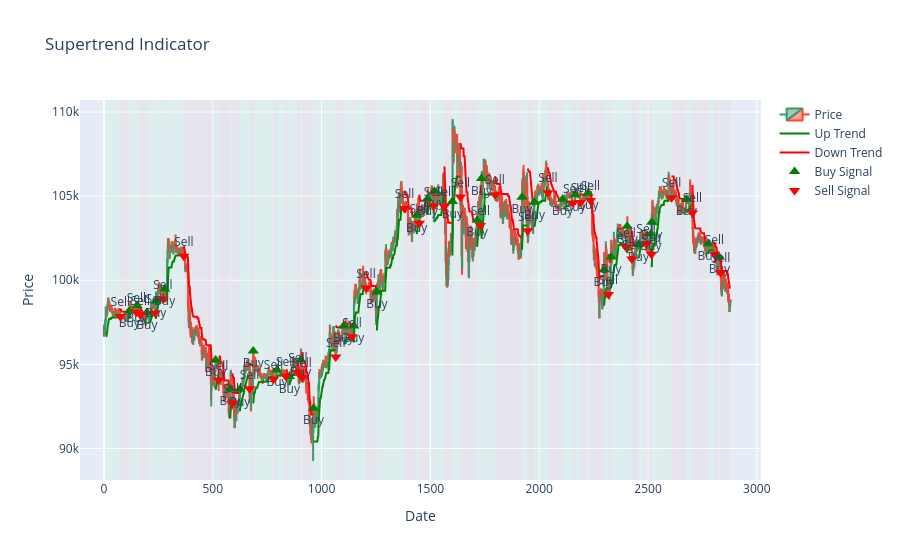

Notebook source saved alongside this figure:
### Code cell
import numpy as np
import pandas as pd
import plotly.graph_objects as go

def calculate_supertrend(df, period=10, multiplier=3.0, changeATR=True):
    """
    Calculates the Supertrend indicator.
    
    Parameters:
      df: DataFrame with columns 'Open', 'High', 'Low', 'Close'
      period: ATR period (default 10)
      multiplier: ATR multiplier (default 3.0)
      changeATR: if True, use Wilder's ATR smoothing; if False, use simple moving average of TR
      
    Returns:
      DataFrame with added columns:
        - hl2: average of high and low
        - tr: true range
        - atr: the chosen ATR
        - basic_ub / basic_lb: preliminary upper/lower bands
        - final_ub / final_lb: adjusted bands (up and dn in PineScript)
        - trend: 1 for uptrend, -1 for downtrend
        - buy_signal: True when a buy condition occurs
        - sell_signal: True when a sell condition occurs
    """
    df = df.copy()
    df['hl2'] = (df['High'] + df['Low']) / 2.0

    # Calculate True Range (TR)
    df['prev_close'] = df['Close'].shift(1)
    df['tr'] = np.maximum(df['High'] - df['Low'],
                          np.maximum(np.abs(df['High'] - df['prev_close']),
                                     np.abs(df['Low'] - df['prev_close'])))
    # Set the first TR value as High - Low
    df.loc[df.index[0], 'tr'] = df.loc[df.index[0], 'High'] - df.loc[df.index[0], 'Low']

    # Calculate ATR: either Wilder ATR or SMA of TR based on changeATR flag
    atr = np.full(len(df), np.nan)
    if changeATR:
        # Wilder ATR smoothing: first valid ATR is the SMA of the first 'period' TR values
        for i in range(len(df)):
            if i == period - 1:
                atr[i] = df['tr'].iloc[:period].mean()
            elif i >= period:
                atr[i] = (atr[i-1] * (period - 1) + df['tr'].iloc[i]) / period
    else:
        # Use simple moving average of TR over the period (for each index, average of available values)
        atr = df['tr'].rolling(window=period, min_periods=1).mean().values
    df['atr'] = atr

    # Calculate the basic upper and lower bands (like the "up" and "dn" lines before recursive adjustments)
    df['basic_ub'] = df['hl2'] - multiplier * df['atr']
    df['basic_lb'] = df['hl2'] + multiplier * df['atr']

    # Initialize final bands (the recursive adjustment)
    final_ub = np.zeros(len(df))
    final_lb = np.zeros(len(df))
    for i in range(len(df)):
        if i == 0:
            final_ub[i] = df['basic_ub'].iloc[i]
            final_lb[i] = df['basic_lb'].iloc[i]
        else:
            prev_final_ub = final_ub[i-1]
            prev_final_lb = final_lb[i-1]
            # For upper band: if previous close > previous final_ub then take the maximum; otherwise, use the basic value
            if df['Close'].iloc[i-1] > prev_final_ub:
                final_ub[i] = max(df['basic_ub'].iloc[i], prev_final_ub)
            else:
                final_ub[i] = df['basic_ub'].iloc[i]
            # For lower band: if previous close < previous final_lb then take the minimum; otherwise, use the basic value
            if df['Close'].iloc[i-1] < prev_final_lb:
                final_lb[i] = min(df['basic_lb'].iloc[i], prev_final_lb)
            else:
                final_lb[i] = df['basic_lb'].iloc[i]
    df['final_ub'] = final_ub  # corresponds to the "up" line in PineScript
    df['final_lb'] = final_lb  # corresponds to the "dn" line in PineScript

    # Determine trend direction using the recursive logic:
    # If the previous trend was down (-1) and current close > previous final_lb, then trend becomes up (1)
    # Else if previous trend was up (1) and current close < previous final_ub, then trend becomes down (-1)
    trend = np.zeros(len(df))
    trend[0] = 1  # initialize the first value as uptrend
    for i in range(1, len(df)):
        prev_trend = trend[i-1]
        if prev_trend == -1 and df['Close'].iloc[i] > final_lb[i-1]:
            trend[i] = 1
        elif prev_trend == 1 and df['Close'].iloc[i] < final_ub[i-1]:
            trend[i] = -1
        else:
            trend[i] = prev_trend
    df['trend'] = trend

    # Generate buy/sell signals
    df['buy_signal'] = (df['trend'] == 1) & (df['trend'].shift(1) == -1)
    df['sell_signal'] = (df['trend'] == -1) & (df['trend'].shift(1) == 1)
    
    return df

def plot_supertrend(df, showsignals=True, highlighting=True):
    """
    Plots the price candlesticks with the Supertrend indicator using Plotly.
    
    Parameters:
      df: DataFrame that includes columns: Open, High, Low, Close, final_ub, final_lb, trend, buy_signal, sell_signal
      showsignals: if True, markers for Buy/Sell signals are displayed
      highlighting: if True, colored vertical bands are added based on the trend direction
    """
    fig = go.Figure()

    # Candlestick price chart
    fig.add_trace(go.Candlestick(
        x=df.index,
        open=df['Open'],
        high=df['High'],
        low=df['Low'],
        close=df['Close'],
        name='Price'
    ))

    # Supertrend lines:
    # Up trend: when trend==1, we plot final_ub; Down trend: when trend==-1, plot final_lb.
    up_line = np.where(df['trend'] == 1, df['final_ub'], np.nan)
    dn_line = np.where(df['trend'] == -1, df['final_lb'], np.nan)
    
    fig.add_trace(go.Scatter(
        x=df.index, y=up_line,
        mode='lines',
        line=dict(color='green', width=2),
        name='Up Trend'
    ))
    fig.add_trace(go.Scatter(
        x=df.index, y=dn_line,
        mode='lines',
        line=dict(color='red', width=2),
        name='Down Trend'
    ))

    # Plot Buy/Sell signals as markers
    if showsignals:
        buy_signals = df[df['buy_signal']]
        sell_signals = df[df['sell_signal']]
        fig.add_trace(go.Scatter(
            x=buy_signals.index,
            y=buy_signals['Close'],
            mode='markers+text',
            marker=dict(color='green', size=10, symbol='triangle-up'),
            text=['Buy'] * len(buy_signals),
            textposition='bottom center',
            name='Buy Signal'
        ))
        fig.add_trace(go.Scatter(
            x=sell_signals.index,
            y=sell_signals['Close'],
            mode='markers+text',
            marker=dict(color='red', size=10, symbol='triangle-down'),
            text=['Sell'] * len(sell_signals),
            textposition='top center',
            name='Sell Signal'
        ))

    # Optional highlighting: add vertical bands showing the trend (green for uptrend, red for downtrend)
    if highlighting:
        # Identify regions where the trend is constant
        trend_changes = df['trend'].diff().fillna(0) != 0
        start_idx = df.index[0]
        current_trend = df['trend'].iloc[0]
        for i in range(1, len(df)):
            if trend_changes.iloc[i]:
                end_idx = df.index[i-1]
                color = 'rgba(0, 255, 0, 0.1)' if current_trend == 1 else 'rgba(255, 0, 0, 0.1)'
                fig.add_vrect(x0=start_idx, x1=end_idx, fillcolor=color, opacity=0.3, line_width=0)
                start_idx = df.index[i]
                current_trend = df['trend'].iloc[i]
        # Add the final region
        end_idx = df.index[-1]
        color = 'rgba(0, 255, 0, 0.1)' if current_trend == 1 else 'rgba(255, 0, 0, 0.1)'
        fig.add_vrect(x0=start_idx, x1=end_idx, fillcolor=color, opacity=0.3, line_width=0)

    fig.update_layout(
        title='Supertrend Indicator',
        xaxis_title='Date',
        yaxis_title='Price',
        xaxis_rangeslider_visible=False
    )

    fig.show()

# -------------------------------
# Example usage:
# -------------------------------
if __name__ == "__main__":
    # Replace this section with your own data input.
    # For example, load data from a CSV with columns: Date, Open, High, Low, Close
    # df = pd.read_csv('data.csv', parse_dates=['Date'], index_col='Date')
    
    # For demonstration, we generate synthetic OHLC data.
    df=pd.read_csv('bitcoin30days.csv')
    
    # Calculate the Supertrend indicator
    df_st = calculate_supertrend(df, period=10, multiplier=3.0, changeATR=True)
    
    # Plot the candlestick chart with the Supertrend overlay, buy/sell signals, and background highlighting.
    plot_supertrend(df_st, showsignals=True, highlighting=True)

### Figure 1 — Plotly figure (JSON) as saved in the notebook; plotly's stock layout.template omitted (floating-point values rounded to 4 significant figures; data arrays with more than 128 entries replaced by an {"elided": "..."} marker saying what was removed)
{"data": [{"close": {"elided": "2880 float values"}, "high": {"elided": "2880 float values"}, "low": {"elided": "2880 float values"}, "name": "Price", "open": {"elided": "2880 float values"}, "type": "candlestick", "x": {"elided": "2880 int values"}}, {"line": {"color": "green", "width": 2}, "mode": "lines", "name": "Up Trend", "type": "scatter", "x": {"elided": "2880 int values"}, "y": {"elided": "2880 float values"}}, {"line": {"color": "red", "width": 2}, "mode": "lines", "name": "Down Trend", "type": "scatter", "x": {"elided": "2880 int values"}, "y": {"elided": "2880 float values"}}, {"marker": {"color": "green", "size": 10, "symbol": "triangle-up"}, "mode": "markers+text", "name": "Buy Signal", "text": ["Buy", "Buy", "Buy", "Buy", "Buy", "Buy", "Buy", "Buy", "Buy", "Buy", "Buy", "Buy", "Buy", "Buy", "Buy", "Buy", "Buy", "Buy", "Buy", "Buy", "Buy", "Buy", "Buy", "Buy", "Buy", "Buy", "Buy", "Buy", "Buy", "Buy", "Buy", "Buy", "Buy", "Buy", "Buy", "Buy"], "textposition": "bottom center", "type": "scatter", "x": [116, 152, 197, 238, 279, 513, 580, 624, 686, 795, 852, 904, 963, 1101, 1148, 1254, 1437, 1487, 1518, 1601, 1715, 1735, 1921, 1978, 2107, 2165, 2224, 2298, 2330, 2404, 2456, 2513, 2517, 2676, 2776, 2828], "y": [98170.0, 98490.0, 98090.0, 98760.0, 99490.0, 95260.0, 93540.0, 93520.0, 95790.0, 94660.0, 94290.0, 95260.0, 92400.0, 97280.0, 97290.0, 99300.0, 103860, 104800.0, 105300.0, 104700.0, 103600.0, 106000.0, 104900.0, 104600.0, 104800.0, 105100.0, 105200.0, 100600.0, 101400.0, 103200.0, 102100.0, 102800.0, 103400.0, 104800.0, 102200.0, 101400.0]}, {"marker": {"color": "red", "size": 10, "symbol": "triangle-down"}, "mode": "markers+text", "name": "Sell Signal", "text": ["Sell", "Sell", "Sell", "Sell", "Sell", "Sell", "Sell", "Sell", "Sell", "Sell", "Sell", "Sell", "Sell", "Sell", "Sell", "Sell", "Sell", "Sell", "Sell", "Sell", "Sell", "Sell", "Sell", "Sell", "Sell", "Sell", "Sell", "Sell", "Sell", "Sell", "Sell", "Sell", "Sell", "Sell", "Sell", "Sell", "Sell"], "textposition": "top center", "type": "scatter", "x": [75, 149, 167, 235, 271, 367, 527, 590, 669, 779, 835, 891, 910, 1065, 1140, 1204, 1381, 1449, 1514, 1564, 1638, 1730, 1797, 1947, 2040, 2154, 2189, 2235, 2318, 2399, 2426, 2491, 2516, 2608, 2704, 2805, 2834], "y": [97850, 98100, 97950.0, 98050.0, 98880.0, 101400.0, 94080.0, 92690.0, 93548, 94110.0, 94310.0, 94510.0, 94220.0, 95440.0, 96640.0, 99540, 104300.0, 103386, 104400.0, 104400.0, 105000.0, 103300.0, 105100.0, 102900.0, 105200.0, 104600.0, 104600.0, 104700.0, 99150.0, 102000.0, 101300.0, 102200.0, 101500.0, 104900.0, 104000.0, 101600.0, 100500.0]}], "layout": {"shapes": [{"fillcolor": "rgba(0, 255, 0, 0.1)", "line": {"width": 0}, "opacity": 0.3, "type": "rect", "x0": 0, "x1": 74, "xref": "x", "y0": 0, "y1": 1, "yref": "y domain"}, {"fillcolor": "rgba(255, 0, 0, 0.1)", "line": {"width": 0}, "opacity": 0.3, "type": "rect", "x0": 75, "x1": 115, "xref": "x", "y0": 0, "y1": 1, "yref": "y domain"}, {"fillcolor": "rgba(0, 255, 0, 0.1)", "line": {"width": 0}, "opacity": 0.3, "type": "rect", "x0": 116, "x1": 148, "xref": "x", "y0": 0, "y1": 1, "yref": "y domain"}, {"fillcolor": "rgba(255, 0, 0, 0.1)", "line": {"width": 0}, "opacity": 0.3, "type": "rect", "x0": 149, "x1": 151, "xref": "x", "y0": 0, "y1": 1, "yref": "y domain"}, {"fillcolor": "rgba(0, 255, 0, 0.1)", "line": {"width": 0}, "opacity": 0.3, "type": "rect", "x0": 152, "x1": 166, "xref": "x", "y0": 0, "y1": 1, "yref": "y domain"}, {"fillcolor": "rgba(255, 0, 0, 0.1)", "line": {"width": 0}, "opacity": 0.3, "type": "rect", "x0": 167, "x1": 196, "xref": "x", "y0": 0, "y1": 1, "yref": "y domain"}, {"fillcolor": "rgba(0, 255, 0, 0.1)", "line": {"width": 0}, "opacity": 0.3, "type": "rect", "x0": 197, "x1": 234, "xref": "x", "y0": 0, "y1": 1, "yref": "y domain"}, {"fillcolor": "rgba(255, 0, 0, 0.1)", "line": {"width": 0}, "opacity": 0.3, "type": "rect", "x0": 235, "x1": 237, "xref": "x", "y0": 0, "y1": 1, "yref": "y domain"}, {"fillcolor": "rgba(0, 255, 0, 0.1)", "line": {"width": 0}, "opacity": 0.3, "type": "rect", "x0": 238, "x1": 270, "xref": "x", "y0": 0, "y1": 1, "yref": "y domain"}, {"fillcolor": "rgba(255, 0, 0, 0.1)", "line": {"width": 0}, "opacity": 0.3, "type": "rect", "x0": 271, "x1": 278, "xref": "x", "y0": 0, "y1": 1, "yref": "y domain"}, {"fillcolor": "rgba(0, 255, 0, 0.1)", "line": {"width": 0}, "opacity": 0.3, "type": "rect", "x0": 279, "x1": 366, "xref": "x", "y0": 0, "y1": 1, "yref": "y domain"}, {"fillcolor": "rgba(255, 0, 0, 0.1)", "line": {"width": 0}, "opacity": 0.3, "type": "rect", "x0": 367, "x1": 512, "xref": "x", "y0": 0, "y1": 1, "yref": "y domain"}, {"fillcolor": "rgba(0, 255, 0, 0.1)", "line": {"width": 0}, "opacity": 0.3, "type": "rect", "x0": 513, "x1": 526, "xref": "x", "y0": 0, "y1": 1, "yref": "y domain"}, {"fillcolor": "rgba(255, 0, 0, 0.1)", "line": {"width": 0}, "opacity": 0.3, "type": "rect", "x0": 527, "x1": 579, "xref": "x", "y0": 0, "y1": 1, "yref": "y domain"}, {"fillcolor": "rgba(0, 255, 0, 0.1)", "line": {"width": 0}, "opacity": 0.3, "type": "rect", "x0": 580, "x1": 589, "xref": "x", "y0": 0, "y1": 1, "yref": "y domain"}, {"fillcolor": "rgba(255, 0, 0, 0.1)", "line": {"width": 0}, "opacity": 0.3, "type": "rect", "x0": 590, "x1": 623, "xref": "x", "y0": 0, "y1": 1, "yref": "y domain"}, {"fillcolor": "rgba(0, 255, 0, 0.1)", "line": {"width": 0}, "opacity": 0.3, "type": "rect", "x0": 624, "x1": 668, "xref": "x", "y0": 0, "y1": 1, "yref": "y domain"}, {"fillcolor": "rgba(255, 0, 0, 0.1)", "line": {"width": 0}, "opacity": 0.3, "type": "rect", "x0": 669, "x1": 685, "xref": "x", "y0": 0, "y1": 1, "yref": "y domain"}, {"fillcolor": "rgba(0, 255, 0, 0.1)", "line": {"width": 0}, "opacity": 0.3, "type": "rect", "x0": 686, "x1": 778, "xref": "x", "y0": 0, "y1": 1, "yref": "y domain"}, {"fillcolor": "rgba(255, 0, 0, 0.1)", "line": {"width": 0}, "opacity": 0.3, "type": "rect", "x0": 779, "x1": 794, "xref": "x", "y0": 0, "y1": 1, "yref": "y domain"}, {"fillcolor": "rgba(0, 255, 0, 0.1)", "line": {"width": 0}, "opacity": 0.3, "type": "rect", "x0": 795, "x1": 834, "xref": "x", "y0": 0, "y1": 1, "yref": "y domain"}, {"fillcolor": "rgba(255, 0, 0, 0.1)", "line": {"width": 0}, "opacity": 0.3, "type": "rect", "x0": 835, "x1": 851, "xref": "x", "y0": 0, "y1": 1, "yref": "y domain"}, {"fillcolor": "rgba(0, 255, 0, 0.1)", "line": {"width": 0}, "opacity": 0.3, "type": "rect", "x0": 852, "x1": 890, "xref": "x", "y0": 0, "y1": 1, "yref": "y domain"}, {"fillcolor": "rgba(255, 0, 0, 0.1)", "line": {"width": 0}, "opacity": 0.3, "type": "rect", "x0": 891, "x1": 903, "xref": "x", "y0": 0, "y1": 1, "yref": "y domain"}, {"fillcolor": "rgba(0, 255, 0, 0.1)", "line": {"width": 0}, "opacity": 0.3, "type": "rect", "x0": 904, "x1": 909, "xref": "x", "y0": 0, "y1": 1, "yref": "y domain"}, {"fillcolor": "rgba(255, 0, 0, 0.1)", "line": {"width": 0}, "opacity": 0.3, "type": "rect", "x0": 910, "x1": 962, "xref": "x", "y0": 0, "y1": 1, "yref": "y domain"}, {"fillcolor": "rgba(0, 255, 0, 0.1)", "line": {"width": 0}, "opacity": 0.3, "type": "rect", "x0": 963, "x1": 1064, "xref": "x", "y0": 0, "y1": 1, "yref": "y domain"}, {"fillcolor": "rgba(255, 0, 0, 0.1)", "line": {"width": 0}, "opacity": 0.3, "type": "rect", "x0": 1065, "x1": 1100, "xref": "x", "y0": 0, "y1": 1, "yref": "y domain"}, {"fillcolor": "rgba(0, 255, 0, 0.1)", "line": {"width": 0}, "opacity": 0.3, "type": "rect", "x0": 1101, "x1": 1139, "xref": "x", "y0": 0, "y1": 1, "yref": "y domain"}, {"fillcolor": "rgba(255, 0, 0, 0.1)", "line": {"width": 0}, "opacity": 0.3, "type": "rect", "x0": 1140, "x1": 1147, "xref": "x", "y0": 0, "y1": 1, "yref": "y domain"}, {"fillcolor": "rgba(0, 255, 0, 0.1)", "line": {"width": 0}, "opacity": 0.3, "type": "rect", "x0": 1148, "x1": 1203, "xref": "x", "y0": 0, "y1": 1, "yref": "y domain"}, {"fillcolor": "rgba(255, 0, 0, 0.1)", "line": {"width": 0}, "opacity": 0.3, "type": "rect", "x0": 1204, "x1": 1253, "xref": "x", "y0": 0, "y1": 1, "yref": "y domain"}, {"fillcolor": "rgba(0, 255, 0, 0.1)", "line": {"width": 0}, "opacity": 0.3, "type": "rect", "x0": 1254, "x1": 1380, "xref": "x", "y0": 0, "y1": 1, "yref": "y domain"}, {"fillcolor": "rgba(255, 0, 0, 0.1)", "line": {"width": 0}, "opacity": 0.3, "type": "rect", "x0": 1381, "x1": 1436, "xref": "x", "y0": 0, "y1": 1, "yref": "y domain"}, {"fillcolor": "rgba(0, 255, 0, 0.1)", "line": {"width": 0}, "opacity": 0.3, "type": "rect", "x0": 1437, "x1": 1448, "xref": "x", "y0": 0, "y1": 1, "yref": "y domain"}, {"fillcolor": "rgba(255, 0, 0, 0.1)", "line": {"width": 0}, "opacity": 0.3, "type": "rect", "x0": 1449, "x1": 1486, "xref": "x", "y0": 0, "y1": 1, "yref": "y domain"}, {"fillcolor": "rgba(0, 255, 0, 0.1)", "line": {"width": 0}, "opacity": 0.3, "type": "rect", "x0": 1487, "x1": 1513, "xref": "x", "y0": 0, "y1": 1, "yref": "y domain"}, {"fillcolor": "rgba(255, 0, 0, 0.1)", "line": {"width": 0}, "opacity": 0.3, "type": "rect", "x0": 1514, "x1": 1517, "xref": "x", "y0": 0, "y1": 1, "yref": "y domain"}, {"fillcolor": "rgba(0, 255, 0, 0.1)", "line": {"width": 0}, "opacity": 0.3, "type": "rect", "x0": 1518, "x1": 1563, "xref": "x", "y0": 0, "y1": 1, "yref": "y domain"}, {"fillcolor": "rgba(255, 0, 0, 0.1)", "line": {"width": 0}, "opacity": 0.3, "type": "rect", "x0": 1564, "x1": 1600, "xref": "x", "y0": 0, "y1": 1, "yref": "y domain"}, {"fillcolor": "rgba(0, 255, 0, 0.1)", "line": {"width": 0}, "opacity": 0.3, "type": "rect", "x0": 1601, "x1": 1637, "xref": "x", "y0": 0, "y1": 1, "yref": "y domain"}, {"fillcolor": "rgba(255, 0, 0, 0.1)", "line": {"width": 0}, "opacity": 0.3, "type": "rect", "x0": 1638, "x1": 1714, "xref": "x", "y0": 0, "y1": 1, "yref": "y domain"}, {"fillcolor": "rgba(0, 255, 0, 0.1)", "line": {"width": 0}, "opacity": 0.3, "type": "rect", "x0": 1715, "x1": 1729, "xref": "x", "y0": 0, "y1": 1, "yref": "y domain"}, {"fillcolor": "rgba(255, 0, 0, 0.1)", "line": {"width": 0}, "opacity": 0.3, "type": "rect", "x0": 1730, "x1": 1734, "xref": "x", "y0": 0, "y1": 1, "yref": "y domain"}, {"fillcolor": "rgba(0, 255, 0, 0.1)", "line": {"width": 0}, "opacity": 0.3, "type": "rect", "x0": 1735, "x1": 1796, "xref": "x", "y0": 0, "y1": 1, "yref": "y domain"}, {"fillcolor": "rgba(255, 0, 0, 0.1)", "line": {"width": 0}, "opacity": 0.3, "type": "rect", "x0": 1797, "x1": 1920, "xref": "x", "y0": 0, "y1": 1, "yref": "y domain"}, {"fillcolor": "rgba(0, 255, 0, 0.1)", "line": {"width": 0}, "opacity": 0.3, "type": "rect", "x0": 1921, "x1": 1946, "xref": "x", "y0": 0, "y1": 1, "yref": "y domain"}, {"fillcolor": "rgba(255, 0, 0, 0.1)", "line": {"width": 0}, "opacity": 0.3, "type": "rect", "x0": 1947, "x1": 1977, "xref": "x", "y0": 0, "y1": 1, "yref": "y domain"}, {"fillcolor": "rgba(0, 255, 0, 0.1)", "line": {"width": 0}, "opacity": 0.3, "type": "rect", "x0": 1978, "x1": 2039, "xref": "x", "y0": 0, "y1": 1, "yref": "y domain"}, {"fillcolor": "rgba(255, 0, 0, 0.1)", "line": {"width": 0}, "opacity": 0.3, "type": "rect", "x0": 2040, "x1": 2106, "xref": "x", "y0": 0, "y1": 1, "yref": "y domain"}, {"fillcolor": "rgba(0, 255, 0, 0.1)", "line": {"width": 0}, "opacity": 0.3, "type": "rect", "x0": 2107, "x1": 2153, "xref": "x", "y0": 0, "y1": 1, "yref": "y domain"}, {"fillcolor": "rgba(255, 0, 0, 0.1)", "line": {"width": 0}, "opacity": 0.3, "type": "rect", "x0": 2154, "x1": 2164, "xref": "x", "y0": 0, "y1": 1, "yref": "y domain"}, {"fillcolor": "rgba(0, 255, 0, 0.1)", "line": {"width": 0}, "opacity": 0.3, "type": "rect", "x0": 2165, "x1": 2188, "xref": "x", "y0": 0, "y1": 1, "yref": "y domain"}, {"fillcolor": "rgba(255, 0, 0, 0.1)", "line": {"width": 0}, "opacity": 0.3, "type": "rect", "x0": 2189, "x1": 2223, "xref": "x", "y0": 0, "y1": 1, "yref": "y domain"}, {"fillcolor": "rgba(0, 255, 0, 0.1)", "line": {"width": 0}, "opacity": 0.3, "type": "rect", "x0": 2224, "x1": 2234, "xref": "x", "y0": 0, "y1": 1, "yref": "y domain"}, {"fillcolor": "rgba(255, 0, 0, 0.1)", "line": {"width": 0}, "opacity": 0.3, "type": "rect", "x0": 2235, "x1": 2297, "xref": "x", "y0": 0, "y1": 1, "yref": "y domain"}, {"fillcolor": "rgba(0, 255, 0, 0.1)", "line": {"width": 0}, "opacity": 0.3, "type": "rect", "x0": 2298, "x1": 2317, "xref": "x", "y0": 0, "y1": 1, "yref": "y domain"}, {"fillcolor": "rgba(255, 0, 0, 0.1)", "line": {"width": 0}, "opacity": 0.3, "type": "rect", "x0": 2318, "x1": 2329, "xref": "x", "y0": 0, "y1": 1, "yref": "y domain"}, {"fillcolor": "rgba(0, 255, 0, 0.1)", "line": {"width": 0}, "opacity": 0.3, "type": "rect", "x0": 2330, "x1": 2398, "xref": "x", "y0": 0, "y1": 1, "yref": "y domain"}, {"fillcolor": "rgba(255, 0, 0, 0.1)", "line": {"width": 0}, "opacity": 0.3, "type": "rect", "x0": 2399, "x1": 2403, "xref": "x", "y0": 0, "y1": 1, "yref": "y domain"}, {"fillcolor": "rgba(0, 255, 0, 0.1)", "line": {"width": 0}, "opacity": 0.3, "type": "rect", "x0": 2404, "x1": 2425, "xref": "x", "y0": 0, "y1": 1, "yref": "y domain"}, {"fillcolor": "rgba(255, 0, 0, 0.1)", "line": {"width": 0}, "opacity": 0.3, "type": "rect", "x0": 2426, "x1": 2455, "xref": "x", "y0": 0, "y1": 1, "yref": "y domain"}, {"fillcolor": "rgba(0, 255, 0, 0.1)", "line": {"width": 0}, "opacity": 0.3, "type": "rect", "x0": 2456, "x1": 2490, "xref": "x", "y0": 0, "y1": 1, "yref": "y domain"}, {"fillcolor": "rgba(255, 0, 0, 0.1)", "line": {"width": 0}, "opacity": 0.3, "type": "rect", "x0": 2491, "x1": 2512, "xref": "x", "y0": 0, "y1": 1, "yref": "y domain"}, {"fillcolor": "rgba(0, 255, 0, 0.1)", "line": {"width": 0}, "opacity": 0.3, "type": "rect", "x0": 2513, "x1": 2515, "xref": "x", "y0": 0, "y1": 1, "yref": "y domain"}, {"fillcolor": "rgba(255, 0, 0, 0.1)", "line": {"width": 0}, "opacity": 0.3, "type": "rect", "x0": 2516, "x1": 2516, "xref": "x", "y0": 0, "y1": 1, "yref": "y domain"}, {"fillcolor": "rgba(0, 255, 0, 0.1)", "line": {"width": 0}, "opacity": 0.3, "type": "rect", "x0": 2517, "x1": 2607, "xref": "x", "y0": 0, "y1": 1, "yref": "y domain"}, {"fillcolor": "rgba(255, 0, 0, 0.1)", "line": {"width": 0}, "opacity": 0.3, "type": "rect", "x0": 2608, "x1": 2675, "xref": "x", "y0": 0, "y1": 1, "yref": "y domain"}, {"fillcolor": "rgba(0, 255, 0, 0.1)", "line": {"width": 0}, "opacity": 0.3, "type": "rect", "x0": 2676, "x1": 2703, "xref": "x", "y0": 0, "y1": 1, "yref": "y domain"}, {"fillcolor": "rgba(255, 0, 0, 0.1)", "line": {"width": 0}, "opacity": 0.3, "type": "rect", "x0": 2704, "x1": 2775, "xref": "x", "y0": 0, "y1": 1, "yref": "y domain"}, {"fillcolor": "rgba(0, 255, 0, 0.1)", "line": {"width": 0}, "opacity": 0.3, "type": "rect", "x0": 2776, "x1": 2804, "xref": "x", "y0": 0, "y1": 1, "yref": "y domain"}, {"fillcolor": "rgba(255, 0, 0, 0.1)", "line": {"width": 0}, "opacity": 0.3, "type": "rect", "x0": 2805, "x1": 2827, "xref": "x", "y0": 0, "y1": 1, "yref": "y domain"}, {"fillcolor": "rgba(0, 255, 0, 0.1)", "line": {"width": 0}, "opacity": 0.3, "type": "rect", "x0": 2828, "x1": 2833, "xref": "x", "y0": 0, "y1": 1, "yref": "y domain"}, {"fillcolor": "rgba(255, 0, 0, 0.1)", "line": {"width": 0}, "opacity": 0.3, "type": "rect", "x0": 2834, "x1": 2879, "xref": "x", "y0": 0, "y1": 1, "yref": "y domain"}], "title": {"text": "Supertrend Indicator"}, "xaxis": {"rangeslider": {"visible": false}, "title": {"text": "Date"}}, "yaxis": {"title": {"text": "Price"}}}}
